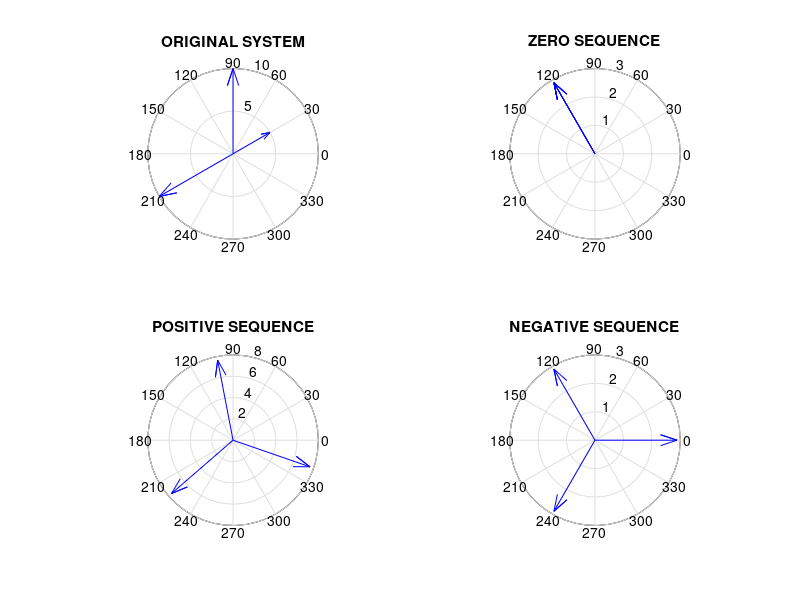

Source code (MATLAB):
% 
% 
% Author: Helal Uzzaman Hasib
% Date: 17 Dec 2023
% ===========================================================

% Clear the workspace and command window
clear
clc

V.mag(1) = 10;  V.angle(1) = 90;
V.mag(2) =  5;  V.angle(2) = 30;
V.mag(3) = 10;  V.angle(3) = 210;

A.mag = 1;      A.angle = 120;
r = A.mag;
theta = deg2rad(A.angle);
a= r*(cos(theta) + 1i*sin(theta));
a

%  Matrix creating of original in Polar form
for k= 1: 3
    r = V.mag(k);
    theta = deg2rad( V.angle(k));
    v(k,1) = r*(cos(theta) + 1i*sin(theta));
end
v  % original matrix
% creating A matrix
AA = 1/3*[ 1  1    1;
      1  a  a^2;
      1 a^2   a;];
vaComponent = AA*v
AB = [ 1  1    1;
       1  a^2  a;
       1   a   a^2;];
  
vabcComponents= AB.*vaComponent
% original matrix ploting 
subplot(2,2,1)
compass(v)
title('ORIGINAL SYSTEM')
% gtext('SYMMETRICAL COMPONENTS')

subplot(2,2,2)
compass(vabcComponents(1,:));
title('ZERO SEQUENCE')
% gtext('SYMMETRICAL COMPONENTS')

subplot(2,2,3)
compass(vabcComponents(2,:));
title('POSITIVE SEQUENCE')
% gtext('SYMMETRICAL COMPONENTS')

subplot(2,2,4)
compass(vabcComponents(3,:));
title('NEGATIVE SEQUENCE')
% gtext('SYMMETRICAL COMPONENTS')
